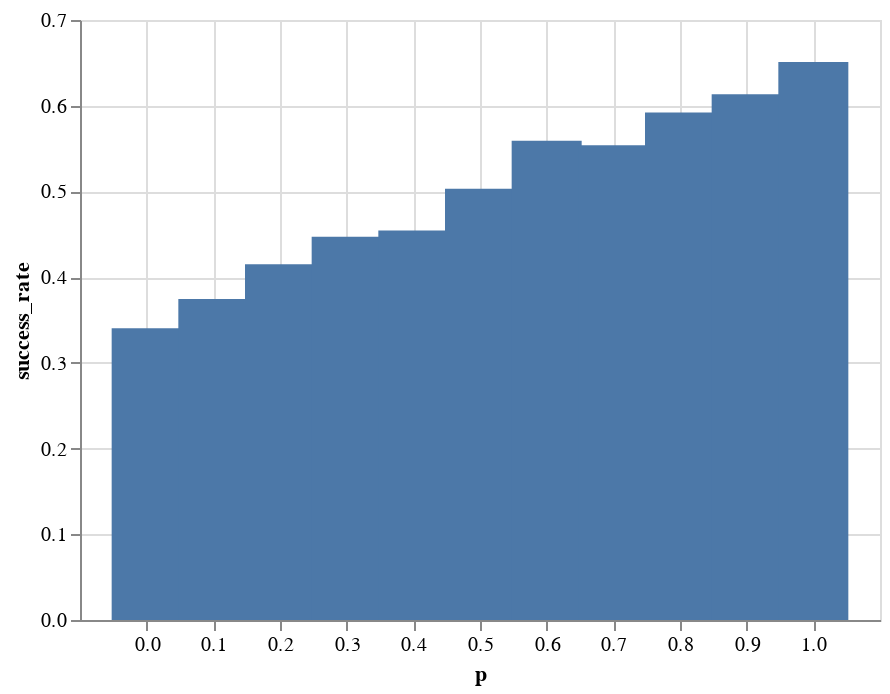

This figure's notebook cell:
### Code cell
def simulation_plot(N, M, p, reps):
    data_dict = {}
    for p in np.arange(0, 1.1, 0.1):
        data_dict[p] = simulate_many(N, M, p, reps)
    data = pd.DataFrame.from_dict({'p' : data_dict.keys(),
                                  'success_rate' : data_dict.values()})
    chart = alt.Chart(data).mark_bar(size=35).encode(
        x=alt.X('p', title = "p", axis=alt.Axis(values=list(np.arange(0,1.1,0.1)))),
        y=alt.Y("success_rate", title="success_rate"))
    
    return chart

chart = simulation_plot(3, 1, 1, 2000)        
chart

### Figure 1 — Vega-Lite specification as saved in the notebook (floating-point values rounded to 4 significant figures)
{"config": {"view": {"continuousWidth": 400, "continuousHeight": 300}}, "data": {"name": "data-218ab4d656dd1e352c45bf09ef5f6c81"}, "mark": {"type": "bar", "size": 35}, "encoding": {"x": {"type": "quantitative", "axis": {"values": [0.0, 0.1, 0.2, 0.3, 0.4, 0.5, 0.6, 0.7, 0.8, 0.9, 1.0]}, "field": "p", "title": "p"}, "y": {"type": "quantitative", "field": "success_rate", "title": "success_rate"}}, "$schema": "https://vega.github.io/schema/vega-lite/v4.8.1.json", "datasets": {"data-218ab4d656dd1e352c45bf09ef5f6c81": [{"p": 0.0, "success_rate": 0.3405}, {"p": 0.1, "success_rate": 0.3745}, {"p": 0.2, "success_rate": 0.415}, {"p": 0.3, "success_rate": 0.447}, {"p": 0.4, "success_rate": 0.4545}, {"p": 0.5, "success_rate": 0.503}, {"p": 0.6, "success_rate": 0.559}, {"p": 0.7, "success_rate": 0.554}, {"p": 0.8, "success_rate": 0.592}, {"p": 0.9, "success_rate": 0.6135}, {"p": 1.0, "success_rate": 0.651}]}}
